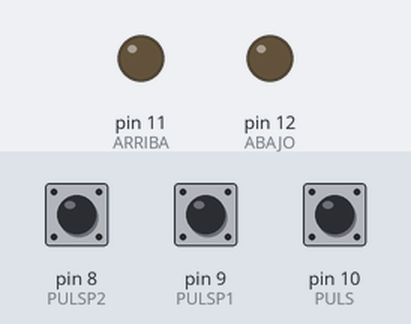
Bench run of a sketch on a simulated Arduino Uno, built with avr-gcc and run on an emulated ATmega328P. On the bench: output pins drawn as LEDs (lit = HIGH). Inputs (shaded band) come from the test bench; at power-on: pin 10 (PULS) LOW, pin 8 (PULSP2) LOW, pin 9 (PULSP1) LOW.

Above: at 1.2 s.
1.3 s: pin 10 (PULS) pulled HIGH for 0.15 s
At 2.6 s:
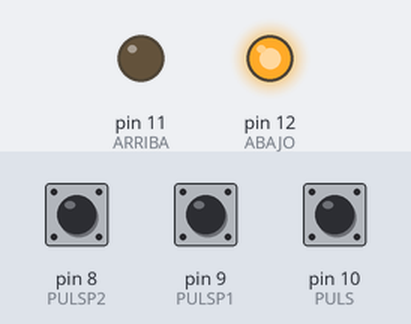
2.9 s: pin 10 (PULS) pulled HIGH for 1 s
At 5.1 s:
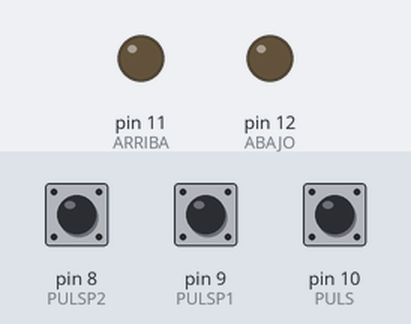
5.4 s: pin 10 (PULS) pulled HIGH for 0.15 s
At 6.0 s:
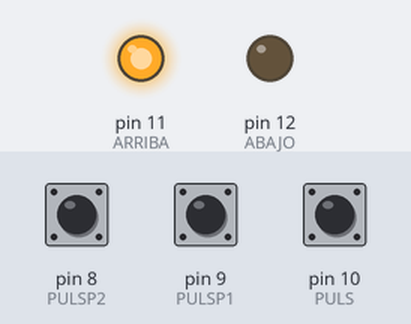
7.0 s: pin 10 (PULS) pulled HIGH for 3.2 s
At 11.2 s:
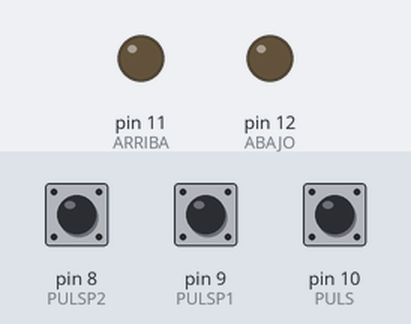
Timing chart, 0 to 12.7 s (numbered marks = the images above; inputs shaded):
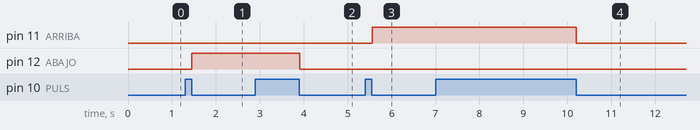

Measured:
- after the input at 1.3 s, pin 12 (ABAJO): LOW → HIGH after 0.15 s
- after the input at 2.9 s, pin 12 (ABAJO): HIGH → LOW after 1.0 s
- after the input at 5.4 s, pin 11 (ARRIBA): LOW → HIGH after 0.16 s
- after the input at 7.0 s, pin 11 (ARRIBA): HIGH → LOW after 3.2 s

The sketch:

Xanela2.ino
```cpp
/*
Esta practica consiste na simulación de unha xanela de carro.
En diferenza ca primeira practica aqui ao volver a pulsar o pulsador,
pasara por paro os motores antes de encenderse o outro, teñendo que vovler
a pulsar o boton para arrancarlo.
Tamen se añade dous finales de carrera para os sentidos.
*/

#define PULS 10
#define PULSP1 9
#define PULSP2 8
#define ARRIBA 11
#define ABAJO 12

bool acciona =0; // variable para cuando se pulsa el boton de funcionamiento
bool paro1=0;// variable para cuando se acciona el final de carrera abajo
bool paro2=0;// variable para cuando se acciona el final de carrera arriba
int estado =1 ;// variable de estado funcionamiento


void setup() {
  pinMode(PULS, INPUT);
  pinMode(PULSP1, INPUT);
  pinMode(PULSP2,INPUT);
  pinMode(ARRIBA, OUTPUT);
  pinMode(ABAJO, OUTPUT);

 }

void loop() {

  acciona = digitalRead(PULS);
  paro1 =digitalRead (PULSP1);
  paro2 = digitalRead(PULSP2);
  delay(20);

  if(acciona){

    estado=(estado+1)%4; //unha vez que se acciona o pulsador de funcionamento cambiase o estado no que estaba


       while(digitalRead(PULS)){
      delay(10);

       }
  }
  if (paro1 && estado == 2 ){// cando se acciona o final de carrera inferior e o estado no que estaba era baixar parase
  estado=3;
  }
   if (paro2 && estado == 0){ // cando se acciona o final de carrera superior e o estado no que estaba era subir parase
  estado=1;
  }
      if (estado==0){// pasa a subir
        digitalWrite(ARRIBA, HIGH);
    digitalWrite(ABAJO, LOW);
      }

      if (estado==1||estado==3){// para
         digitalWrite(ARRIBA, LOW);
    digitalWrite(ABAJO, LOW);
      }
  if (estado==2){// pasa a subida
     digitalWrite(ARRIBA, LOW);
    digitalWrite(ABAJO, HIGH);
    }
}
```
